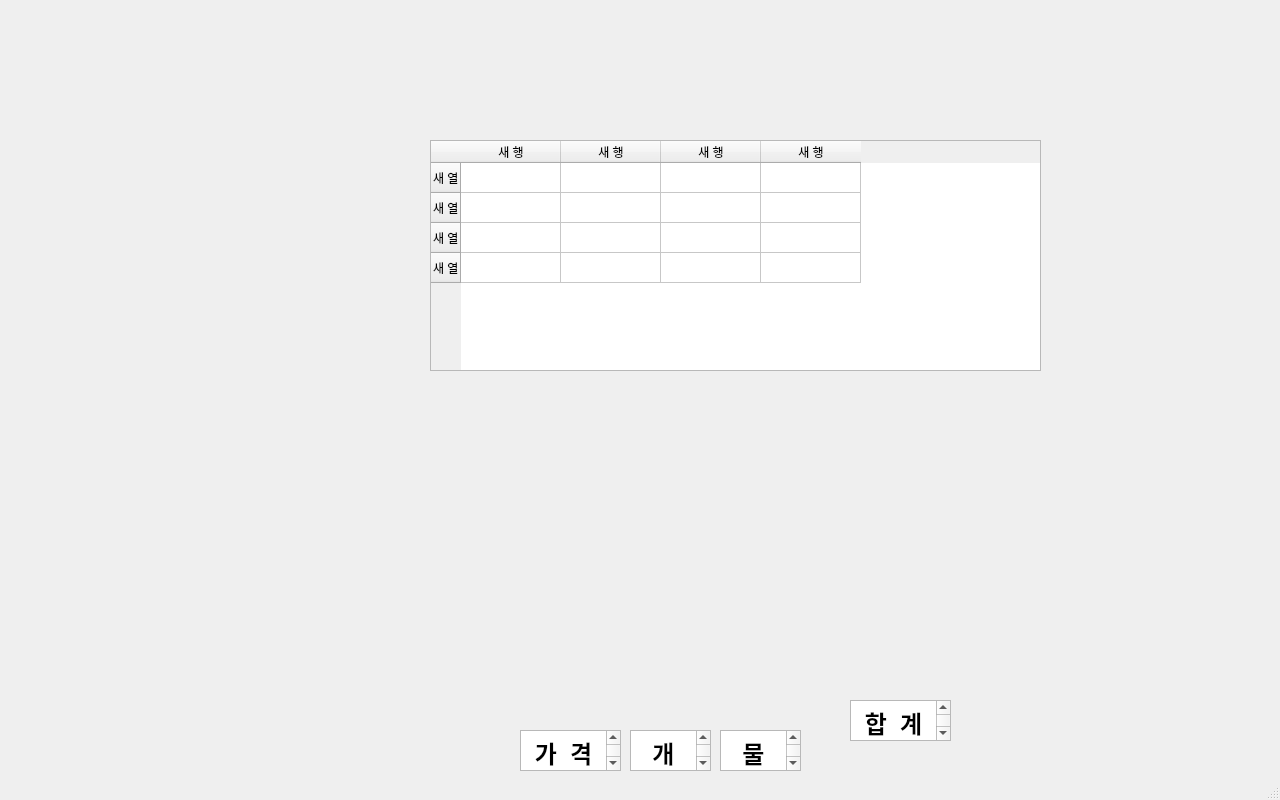
<?xml version="1.0" encoding="UTF-8"?>
<ui version="4.0">
 <class>Calcu_1</class>
 <widget class="QMainWindow" name="Calcu_1">
  <property name="geometry">
   <rect>
    <x>0</x>
    <y>0</y>
    <width>1280</width>
    <height>800</height>
   </rect>
  </property>
  <property name="windowTitle">
   <string>총합 계산기</string>
  </property>
  <widget class="QWidget" name="centralwidget">
   <widget class="QTextEdit" name="Count_0">
    <property name="geometry">
     <rect>
      <x>630</x>
      <y>730</y>
      <width>81</width>
      <height>41</height>
     </rect>
    </property>
    <property name="html">
     <string>&lt;!DOCTYPE HTML PUBLIC &quot;-//W3C//DTD HTML 4.0//EN&quot; &quot;http://www.w3.org/TR/REC-html40/strict.dtd&quot;&gt;
&lt;html&gt;&lt;head&gt;&lt;meta name=&quot;qrichtext&quot; content=&quot;1&quot; /&gt;&lt;style type=&quot;text/css&quot;&gt;
p, li { white-space: pre-wrap; }
&lt;/style&gt;&lt;/head&gt;&lt;body style=&quot; font-family:'Gulim'; font-size:9pt; font-weight:400; font-style:normal;&quot;&gt;
&lt;p align=&quot;center&quot; style=&quot; margin-top:0px; margin-bottom:0px; margin-left:0px; margin-right:0px; -qt-block-indent:0; text-indent:0px;&quot;&gt;&lt;span style=&quot; font-size:18pt; font-weight:600;&quot;&gt;개  수&lt;/span&gt;&lt;/p&gt;&lt;/body&gt;&lt;/html&gt;</string>
    </property>
   </widget>
   <widget class="QTextEdit" name="All">
    <property name="geometry">
     <rect>
      <x>850</x>
      <y>700</y>
      <width>101</width>
      <height>41</height>
     </rect>
    </property>
    <property name="html">
     <string>&lt;!DOCTYPE HTML PUBLIC &quot;-//W3C//DTD HTML 4.0//EN&quot; &quot;http://www.w3.org/TR/REC-html40/strict.dtd&quot;&gt;
&lt;html&gt;&lt;head&gt;&lt;meta name=&quot;qrichtext&quot; content=&quot;1&quot; /&gt;&lt;style type=&quot;text/css&quot;&gt;
p, li { white-space: pre-wrap; }
&lt;/style&gt;&lt;/head&gt;&lt;body style=&quot; font-family:'Gulim'; font-size:9pt; font-weight:400; font-style:normal;&quot;&gt;
&lt;p align=&quot;center&quot; style=&quot; margin-top:0px; margin-bottom:0px; margin-left:0px; margin-right:0px; -qt-block-indent:0; text-indent:0px;&quot;&gt;&lt;span style=&quot; font-size:18pt; font-weight:600;&quot;&gt;합  계&lt;/span&gt;&lt;/p&gt;&lt;/body&gt;&lt;/html&gt;</string>
    </property>
   </widget>
   <widget class="QTextEdit" name="Price_0">
    <property name="geometry">
     <rect>
      <x>520</x>
      <y>730</y>
      <width>101</width>
      <height>41</height>
     </rect>
    </property>
    <property name="html">
     <string>&lt;!DOCTYPE HTML PUBLIC &quot;-//W3C//DTD HTML 4.0//EN&quot; &quot;http://www.w3.org/TR/REC-html40/strict.dtd&quot;&gt;
&lt;html&gt;&lt;head&gt;&lt;meta name=&quot;qrichtext&quot; content=&quot;1&quot; /&gt;&lt;style type=&quot;text/css&quot;&gt;
p, li { white-space: pre-wrap; }
&lt;/style&gt;&lt;/head&gt;&lt;body style=&quot; font-family:'Gulim'; font-size:9pt; font-weight:400; font-style:normal;&quot;&gt;
&lt;p align=&quot;center&quot; style=&quot; margin-top:0px; margin-bottom:0px; margin-left:0px; margin-right:0px; -qt-block-indent:0; text-indent:0px;&quot;&gt;&lt;span style=&quot; font-size:18pt; font-weight:600;&quot;&gt;가  격&lt;/span&gt;&lt;/p&gt;&lt;/body&gt;&lt;/html&gt;</string>
    </property>
   </widget>
   <widget class="QTextEdit" name="textEdit_12">
    <property name="geometry">
     <rect>
      <x>720</x>
      <y>730</y>
      <width>81</width>
      <height>41</height>
     </rect>
    </property>
    <property name="html">
     <string>&lt;!DOCTYPE HTML PUBLIC &quot;-//W3C//DTD HTML 4.0//EN&quot; &quot;http://www.w3.org/TR/REC-html40/strict.dtd&quot;&gt;
&lt;html&gt;&lt;head&gt;&lt;meta name=&quot;qrichtext&quot; content=&quot;1&quot; /&gt;&lt;style type=&quot;text/css&quot;&gt;
p, li { white-space: pre-wrap; }
&lt;/style&gt;&lt;/head&gt;&lt;body style=&quot; font-family:'Gulim'; font-size:9pt; font-weight:400; font-style:normal;&quot;&gt;
&lt;p align=&quot;center&quot; style=&quot; margin-top:0px; margin-bottom:0px; margin-left:0px; margin-right:0px; -qt-block-indent:0; text-indent:0px;&quot;&gt;&lt;span style=&quot; font-size:18pt; font-weight:600;&quot;&gt;물  건&lt;/span&gt;&lt;/p&gt;&lt;/body&gt;&lt;/html&gt;</string>
    </property>
   </widget>
   <widget class="QLabel" name="Price_sum">
    <property name="geometry">
     <rect>
      <x>1000</x>
      <y>700</y>
      <width>151</width>
      <height>41</height>
     </rect>
    </property>
    <property name="text">
     <string/>
    </property>
   </widget>
   <widget class="QTableWidget" name="tableWidget">
    <property name="geometry">
     <rect>
      <x>430</x>
      <y>140</y>
      <width>611</width>
      <height>231</height>
     </rect>
    </property>
    <row>
     <property name="text">
      <string>새 열</string>
     </property>
    </row>
    <row>
     <property name="text">
      <string>새 열</string>
     </property>
    </row>
    <row>
     <property name="text">
      <string>새 열</string>
     </property>
    </row>
    <row>
     <property name="text">
      <string>새 열</string>
     </property>
    </row>
    <column>
     <property name="text">
      <string>새 행</string>
     </property>
    </column>
    <column>
     <property name="text">
      <string>새 행</string>
     </property>
    </column>
    <column>
     <property name="text">
      <string>새 행</string>
     </property>
    </column>
    <column>
     <property name="text">
      <string>새 행</string>
     </property>
    </column>
   </widget>
  </widget>
  <widget class="QMenuBar" name="menubar">
   <property name="geometry">
    <rect>
     <x>0</x>
     <y>0</y>
     <width>1280</width>
     <height>21</height>
    </rect>
   </property>
  </widget>
  <widget class="QStatusBar" name="statusbar"/>
 </widget>
 <resources/>
 <connections/>
 <slots>
  <slot>plus()</slot>
 </slots>
</ui>
